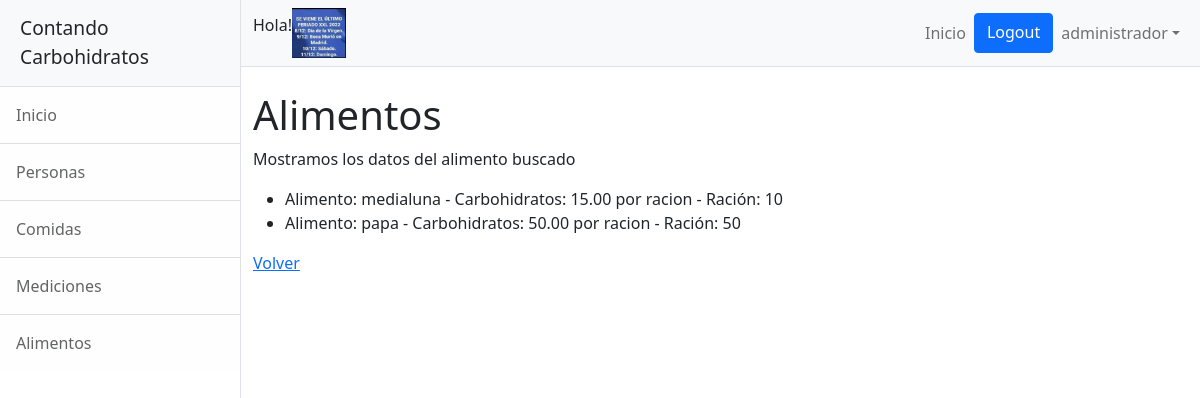
The app's page /carbohidratos/alimentos/listar/ (signed in) with its own data.
### carbohidratos/models.py (models this page shows)
class Alimentos(models.Model):
    alimento = models.CharField(max_length=50,unique=True,primary_key=True)
    carbohidratos = models.DecimalField(decimal_places=2,max_digits=6)
    racion = models.CharField(max_length=50)
    indice_glucemico = models.IntegerField(default=0)

### carbohidratos/views.py (the view)
# urls.py: path("alimentos/listar/", alimentos_listar, name="carbohidratos-alimentos-listar"),
def alimentos_listar(request):
    lista_alimentos = Alimentos.objects.all()
    contexto = {"alimento_resultado":lista_alimentos,"avatar":avatar_usuario(request.user)}
    return render(request, "carbohidratos/alimentos_buscar_resultados.html",contexto)

### usuarios/views.py (called while the page is built)
def avatar_usuario(usuario_activo):
    if usuario_activo.is_authenticated:
        if len(Avatar.objects.filter(user= usuario_activo.id))==1:
            imagen_model = Avatar.objects.filter(user= usuario_activo.id)[0]
            imagen_url = imagen_model.imagen.url
        else:
            imagen_url=""
    else:
        imagen_url = ""
    return (imagen_url)

### carbohidratos/templates/carbohidratos/alimentos_buscar_resultados.html
{% extends "carbohidratos/base.html" %}
{% block contenido %}
<h1 class="mt-4">Alimentos</h1>
<p> Mostramos los datos del alimento buscado </p>
        <ul>
            {% for alimento in alimento_resultado %}
                <li>Alimento: {{alimento.alimento}} - Carbohidratos: {{alimento.carbohidratos}} por racion - Ración: {{alimento.racion}}</li>
            {% endfor %}
        </ul>
<a href="{% url 'carbohidratos-alimentos' %}"> Volver </a>
{% endblock %}

### carbohidratos/templates/carbohidratos/base.html (shortened to what this page needs)
<!DOCTYPE html>
<html lang="en">
    <head>
        {% load static %}
        <link href="{% static 'carbohidratos/css/styles.css' %}" rel="stylesheet" />
    </head>
    <body>
        <div class="d-flex" id="wrapper">
            <div class="border-end bg-white" id="sidebar-wrapper">
                <div class="sidebar-heading border-bottom bg-light">Contando Carbohidratos</div>
                <div class="list-group list-group-flush">
                    <a class="list-group-item list-group-item-action list-group-item-light p-3" href="{% url 'carbohidratos-inicio' %}">Inicio</a>
                    <a class="list-group-item list-group-item-action list-group-item-light p-3" href="{% url 'carbohidratos-personas' %}">Personas</a>
                    <a class="list-group-item list-group-item-action list-group-item-light p-3" href="{% url 'carbohidratos-comidas' %}">Comidas</a>
                    <a class="list-group-item list-group-item-action list-group-item-light p-3" href="{% url 'carbohidratos-mediciones' %}">Mediciones</a>
                    <a class="list-group-item list-group-item-action list-group-item-light p-3" href="{% url 'carbohidratos-alimentos' %}">Alimentos</a>
                </div>
            </div>
            <div id="page-content-wrapper">
                <nav class="navbar navbar-expand-lg navbar-light bg-light border-bottom">
                    <div class="container-fluid">
                        {% if request.user.is_authenticated %}
                            <p> Hola! {{request.user.first_name}} </p>
                            <img height="50px" src={{avatar}}>
                        {% else %}
                            <p> Hola Visitante! </p>
                        {% endif %}
                        <div class="collapse navbar-collapse" id="navbarSupportedContent">
                            <ul class="navbar-nav ms-auto mt-2 mt-lg-0">
                                <li class="nav-item active"><a class="nav-link" href="{% url 'carbohidratos-inicio' %}">Inicio</a></li>
                                {% if request.user.is_authenticated %}
                                    <a class="btn btn-primary" href="{% url 'usuarios-logout' %}">Logout </a>
                                    <li class="nav-item dropdown">
                                        <a class="nav-link dropdown-toggle" id="navbarDropdown" href="#" role="button" data-bs-toggle="dropdown" aria-haspopup="true" aria-expanded="false">{{request.user}}</a>
                                    </li>
                                {% else %}
                                    <a class="btn btn-primary" href="{% url 'usuarios-login' %}">Login </a>
                                {% endif %}
                            </ul>
                        </div>
                    </div>
                </nav>
                <div class="container-fluid">
                    {% block contenido %}
                    {% endblock%}
                </div>
            </div>
        </div>
    </body>
</html>

### records on screen
Alimentos: alimento "medialuna", carbohidratos "15.00", racion "10"
Alimentos: alimento "papa", carbohidratos "50.00", racion "50"

### other values on screen
{{ request.user }} "administrador"
